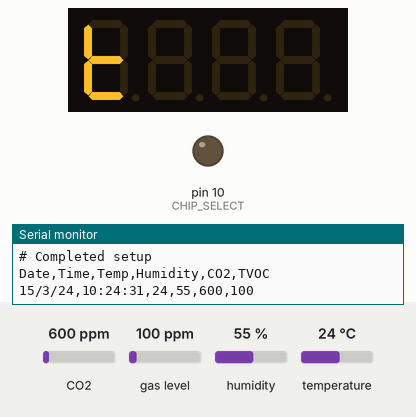
This sketch was run on a simulated Arduino Uno, built with avr-gcc and run on an emulated ATmega328P. Shown: 4-digit seven-segment display, output pins drawn as LEDs (lit = HIGH), the last lines printed to the serial monitor. Inputs (shaded band) come from the test bench; at power-on: humidity 55 %, CO2 600 ppm, gas level 100 ppm, temperature 24 °C. The local clock reads 2024-03-15 10:24:30 at power-on unless the sketch sets it; storage starts empty.

Above: at 12.0 s.
12.1 s: humidity set to 22 %
At 25.8 s:
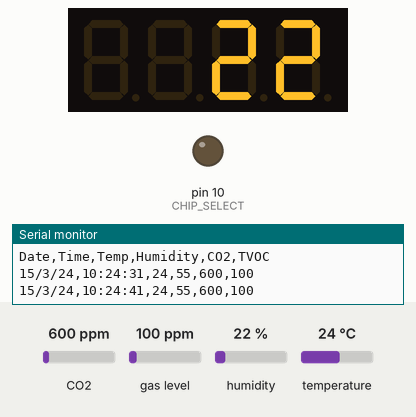
26.1 s: CO2 set to 452 ppm
At 38.2 s:
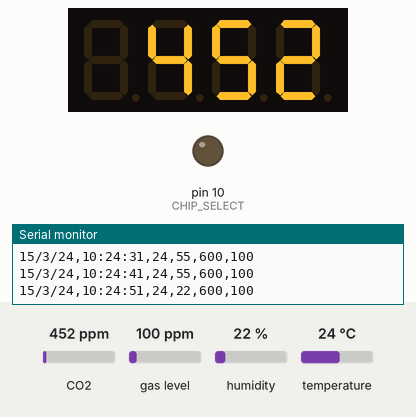
38.9 s: gas level set to 20 ppm
At 50.5 s:
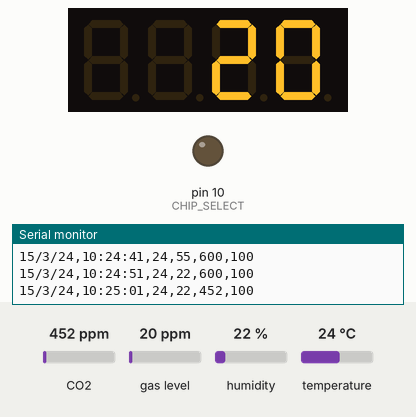
51.3 s: temperature set to 12 °C
At 63.0 s:
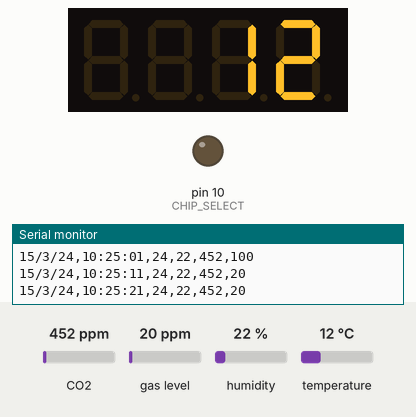
Timing chart, 0 to 64.5 s (numbered marks = the images above; inputs shaded):
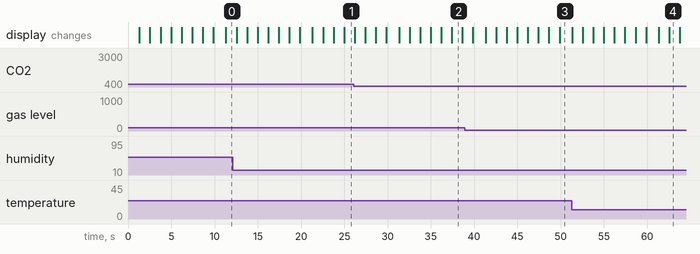

The sketch:

LLS-Air-Quality-Monitor-v2.ino
```cpp
// (licence header left out)
#include "Arduino.h"
#include "TM1637Display.h"
#include "Adafruit_Sensor.h"
#include "Adafruit_AM2320.h"
#include "Adafruit_CCS811.h"
#include "RTClib.h"
#include "Wire.h"
#include "SD.h"

// TM1637 Module connection pins (Digital Pins)
#define CLK 2
#define DIO 3
// Pin 10 CS required by SD card code
#define CHIP_SELECT 10

// Time (milliseconds) between sensor readings
// need 8*DISPLAY_PAUSE < MS_BETWEEN_SAMPLES
#define DISPLAY_PAUSE 1200

// NB caching more than 18 sample sets tends to exceed
// dynamic RAM needs of code running on atmega328
// so writing batches of 18 samples to SD is about right
//
#define MS_BETWEEN_SAMPLES 10000
// samples per minute = 60000/MS_BETWEEN_SAMPLES
#define SAMPLES_PER_WRITE 18
// minutes between sample writes to SD = SAMPLES_PER_WRITE/samples per minute

// Struct used for storing time stamp for a set of readings
typedef struct time_stamp_t {
  uint8_t Year;
  uint8_t Month;
  uint8_t Day;
  uint8_t Hour;
  uint8_t Min;
  uint8_t Sec;
};

// Struct used for caching sets of readings between SD card writes
typedef struct ring_buffer_t {
  time_stamp_t time_stamp[SAMPLES_PER_WRITE];
  uint8_t temp[SAMPLES_PER_WRITE];     // essentially guaranteed to be less than 256
  uint8_t humidity[SAMPLES_PER_WRITE]; // less than 101 by definition
  uint16_t co2[SAMPLES_PER_WRITE];     // usually exceeds 256
  uint16_t tvoc[SAMPLES_PER_WRITE];    // may exceed 256
  uint8_t index;
};

// four digit definition for "LLS"
const uint8_t SEG_LLS[] = {
  SEG_D | SEG_E | SEG_F,                           // L
  SEG_D | SEG_E | SEG_F,                           // L
  SEG_A | SEG_C | SEG_D | SEG_F | SEG_G,           // S
  0
  };

// four digit definition for "CO2"
const uint8_t SEG_CO2[] = {
  SEG_A | SEG_D | SEG_E | SEG_F,                   // C
  SEG_A | SEG_B | SEG_C | SEG_D | SEG_E | SEG_F,   // O
  0,
  SEG_A | SEG_B | SEG_D | SEG_E | SEG_G            // 2
  };

// four digit definition for "t" - temperature
const uint8_t SEG_T[] = {
  SEG_D | SEG_E | SEG_F | SEG_G,                   // t
  0,
  0,
  0
  };

// four digit definition for "h" - humidity
const uint8_t SEG_H[] = {
  SEG_C | SEG_E | SEG_E | SEG_F | SEG_G,           // h
  0,
  0,
  0
  };

// four digit definition for "TVOC" - total VOCs
const uint8_t SEG_TVOC[] = {
  SEG_D | SEG_E | SEG_F | SEG_G,                   // t
  SEG_C | SEG_D | SEG_E,                           // v
  SEG_C | SEG_D | SEG_E | SEG_G,                   // o
  SEG_D | SEG_E | SEG_G,                           // c
  };

// four digit definition for "SD" - writes to SD card
const uint8_t SEG_SD[] = {
  SEG_A | SEG_C | SEG_D | SEG_F | SEG_G,           // S
  SEG_B | SEG_C | SEG_D | SEG_E | SEG_G,           // d
  0,
  0
  };

TM1637Display display(CLK, DIO);
Adafruit_AM2320 am2320 = Adafruit_AM2320();
Adafruit_CCS811 ccs811;
RTC_DS1307 RTC;
//RTC_PCF8523 RTC; use this for V1 PCB and dataloggin shield
File logfile;

// mathematics using unsigned long can cope with rollover
const unsigned long samplingPeriodMillis = MS_BETWEEN_SAMPLES;

void setup()
{
    pinMode(CHIP_SELECT, OUTPUT);
    // open serial port to stream data
    Serial.begin(57600);

    // start sensors
    am2320.begin();
    ccs811.begin();

    // wait for CCS811 startup
    while(!ccs811.available());

    // check if SD card is present and working
    if (!SD.begin(CHIP_SELECT)) {
      Serial.println("SD init failure/not present");
      return;
    } else {
      Serial.println("# SD initialised");
    }

    // create new, incrementally numbered filename
    char filename[] = "LLSAQM00.CSV";
    for (uint8_t i = 0; i < 100; i++) {
      filename[6] = i/10 + '0';
      filename[7] = i%10 + '0';
      // open the new file if it does not exist, then leave loop
      if (!SD.exists(filename)) {
        logfile = SD.open(filename, FILE_WRITE);
        Serial.print("# Created logfile: ");
        Serial.println(filename);
        logfile.println("# Logger unit 1");
        logfile.println("Date,Time,Temp,Humidity,CO2,TVOC");
        break;
      }
    }

    // check that logfile was successfully created
    if (!logfile) {
      Serial.println("Failed to create logfile");
      return;
    }

    Wire.begin();
    // check if RTC is working
    if (!RTC.begin()) {
      logfile.println("RTC failed");
      Serial.println("RTC failed");
    }
    Serial.println("# Completed setup");
    Serial.println("Date,Time,Temp,Humidity,CO2,TVOC");

}

// Routine to display latest set of readings from cached values on LED display
void display_readings(ring_buffer_t *ring_buffer) {
  display.setSegments(SEG_T);
  delay(DISPLAY_PAUSE);
  display.showNumberDec(ring_buffer->temp[ring_buffer->index], false);
  delay(DISPLAY_PAUSE);
  display.setSegments(SEG_H);
  delay(DISPLAY_PAUSE);
  display.showNumberDec(ring_buffer->humidity[ring_buffer->index], false);
  delay(DISPLAY_PAUSE);
  display.setSegments(SEG_CO2);
  delay(DISPLAY_PAUSE);
  display.showNumberDec(ring_buffer->co2[ring_buffer->index], false);
  delay(DISPLAY_PAUSE);
  display.setSegments(SEG_TVOC);
  delay(DISPLAY_PAUSE);
  display.showNumberDec(ring_buffer->tvoc[ring_buffer->index], false);
  delay(DISPLAY_PAUSE);
}

// Routine to write cached readings to SD card
void write_ring_buffer_if_full(ring_buffer_t *ring_buffer) {
  int i;
  if(ring_buffer->index == SAMPLES_PER_WRITE) {
    display.setSegments(SEG_SD);
    for(i = 0; i < SAMPLES_PER_WRITE; i++) {
      logfile.print(ring_buffer->time_stamp[i].Day);
      logfile.print('/');
      logfile.print(ring_buffer->time_stamp[i].Month);
      logfile.print('/');
      logfile.print(ring_buffer->time_stamp[i].Year);
      logfile.print(',');
      if (ring_buffer->time_stamp[ring_buffer->index].Hour < 10) {
        logfile.print('0');
      }
      logfile.print(ring_buffer->time_stamp[i].Hour);
      logfile.print(':');
      if (ring_buffer->time_stamp[ring_buffer->index].Min < 10) {
        logfile.print('0');
      }
      logfile.print(ring_buffer->time_stamp[i].Min);
      logfile.print(':');
      if (ring_buffer->time_stamp[ring_buffer->index].Sec < 10) {
        logfile.print('0');
      }
      logfile.print(ring_buffer->time_stamp[i].Sec);
      logfile.print(',');
      logfile.print(ring_buffer->temp[i]);
      logfile.print(',');
      logfile.print(ring_buffer->humidity[i]);
      logfile.print(',');
      logfile.print(ring_buffer->co2[i]);
      logfile.print(',');
      logfile.println(ring_buffer->tvoc[i]);
      logfile.flush();
    }
    // reset index to zero to start filling cache from beginning again
    ring_buffer->index = 0;
    Serial.println("# Samples->SD");
  }
}

// Routine to stream latest set of readings to serial output
void current_readings_to_serial(ring_buffer_t *ring_buffer) {
      Serial.print(ring_buffer->time_stamp[ring_buffer->index].Day);
      Serial.print('/');
      Serial.print(ring_buffer->time_stamp[ring_buffer->index].Month);
      Serial.print('/');
      Serial.print(ring_buffer->time_stamp[ring_buffer->index].Year);
      Serial.print(',');
      if (ring_buffer->time_stamp[ring_buffer->index].Hour < 10) {
        Serial.print('0');
      }
      Serial.print(ring_buffer->time_stamp[ring_buffer->index].Hour);
      Serial.print(':');
      if (ring_buffer->time_stamp[ring_buffer->index].Min < 10) {
        Serial.print('0');
      }
      Serial.print(ring_buffer->time_stamp[ring_buffer->index].Min);
      Serial.print(':');
      if (ring_buffer->time_stamp[ring_buffer->index].Sec < 10) {
        Serial.print('0');
      }
      Serial.print(ring_buffer->time_stamp[ring_buffer->index].Sec);
      Serial.print(',');
      Serial.print(ring_buffer->temp[ring_buffer->index]);
      Serial.print(',');
      Serial.print(ring_buffer->humidity[ring_buffer->index]);
      Serial.print(',');
      Serial.print(ring_buffer->co2[ring_buffer->index]);
      Serial.print(',');
      Serial.println(ring_buffer->tvoc[ring_buffer->index]);
}

void loop()
{

  unsigned long startMillis;
  unsigned long currentMillis;
  DateTime dt;
  ring_buffer_t ring_buffer;

  // initialise ring buffer
  ring_buffer.index = 0;

  // turn display on
  display.setBrightness(7, true);
  display.setSegments(SEG_LLS);
  delay(DISPLAY_PAUSE);

  startMillis = millis();

  while (1) {

    dt = RTC.now();
    ring_buffer.time_stamp[ring_buffer.index].Year = dt.year()-208;
    ring_buffer.time_stamp[ring_buffer.index].Month = dt.month();
    ring_buffer.time_stamp[ring_buffer.index].Day = dt.day();
    ring_buffer.time_stamp[ring_buffer.index].Hour = dt.hour();
    ring_buffer.time_stamp[ring_buffer.index].Min = dt.minute();
    ring_buffer.time_stamp[ring_buffer.index].Sec = dt.second();

    ring_buffer.temp[ring_buffer.index] = (int)am2320.readTemperature();
    ring_buffer.humidity[ring_buffer.index] = (int)am2320.readHumidity();

    if(ccs811.available()){
      if(!ccs811.readData()){
        ring_buffer.co2[ring_buffer.index] = ccs811.geteCO2();
        ring_buffer.tvoc[ring_buffer.index] = ccs811.getTVOC();
      }
    } else {
        Serial.println("E: CO2/TVOC unavailable");
        logfile.println("E: CO2/TVOC unavailable");
        ring_buffer.co2[ring_buffer.index] = 0;
        ring_buffer.tvoc[ring_buffer.index] = 0;
    }

    display_readings(&ring_buffer);
    current_readings_to_serial(&ring_buffer);

    ring_buffer.index++;
    write_ring_buffer_if_full(&ring_buffer);

    // wait for next round of sampling
    currentMillis = millis();
    while (currentMillis - startMillis < samplingPeriodMillis) {
      delay(10);
      currentMillis = millis();
    }
    startMillis = currentMillis;
  }
}
```

Measured:
- what the display in image 2 shows lasts 1.3 s, from 37.4 s to 38.7 s
